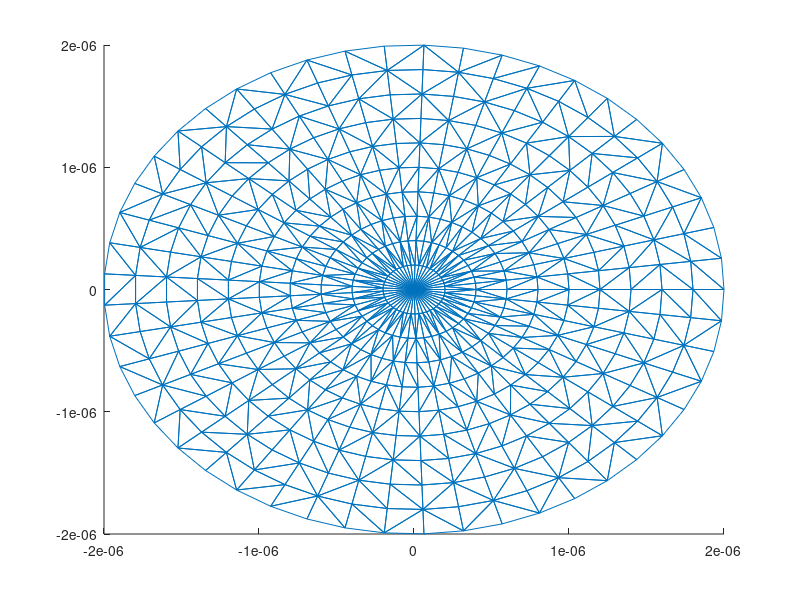

Reproduce this figure in MATLAB.
clc;
clear;

format long;




    
%     A = zeros(N,N); % Array to store coefficients for the pulse basis
%     L = 10;          % Length of the box
    B = 2E-6;       % Radius of cross section of cladding + core

    N2=10;
N_samples1 = 50; 

x_nodes=[0];
y_nodes=[0];
    %Testing points' X and Y coordinates
for i=1:N2
    
R =i*B/N2; %Radius of cross section of cladding + core

theta = linspace(0, 2*pi, N_samples1);
x_nodes =[x_nodes, R.*cos(theta)];
y_nodes =[y_nodes, R.*sin(theta)];

end

% scatter(x_nodes,y_nodes);

% E_s = zeros(1,N_samples);
    
%      figure()              % Uncomment to see the position of the testing
%      scatter(xms, yms)     % points graphically.
     
     % Wave characteristics
     
n1 = 1.46; %Inside fiber
n2 = 1.45;%Outside fiber

lambda = 1e-6;      %Wavelength of wave in vacuum
k0 = 2*pi/lambda;   %Free space
k2 = n2*k0;         %Cover (Volume 1) Outside fiber
k1 = n1*k0;         %Inside (Volume 2) Insider fiber




% Domain of computation
% xmin_dom = -5E-6; xmax_dom = 5E-6; ymin_dom = -5E-6; ymax_dom = 5E-6;
% N1=50;
% 
% dx= (xmax_dom - xmin_dom)/N1; 
% 
% dy=dx;
% [X,Y] = meshgrid((xmin_dom:dx:xmax_dom), (ymin_dom:dy:ymax_dom));

% X = [X, x_nodes];
% Y = [Y, y_nodes];

% R = B;
% N_samples = 50;
% theta = linspace(0, 2*pi, N_samples);
% X_rcs = R.*cos(theta);
% Y_rcs = R.*sin(theta);
% E_s = zeros(1,N_samples);

% N = numel(X);
% 
TRI = delaunay(x_nodes,y_nodes);

hold on
triplot(TRI,x_nodes,y_nodes);



